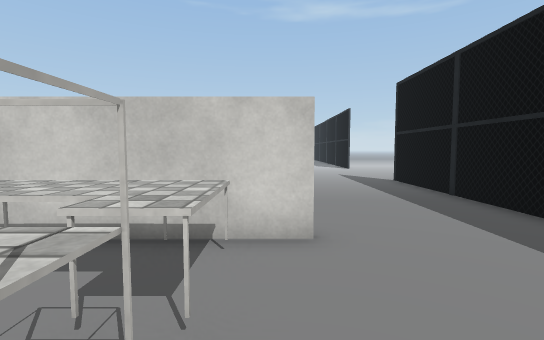
[1] (above)

24 first-person views from a walk through a 3-D level made in the Unity game engine. The camera is 1.3 m above the floor, tilts 4° down and sees 85° across. The floor is counted in squares, 1 m on a side. Each view is taken from the middle of a square. On the plan, view 1 faces up. The plan holds only what a view shows up to about 14 squares ahead; the rest is blank. The place goes on beyond the plan. The player character is not drawn. Door leaves are left out, so doorways stand open. Some surface patterns are stand-ins.

[2]
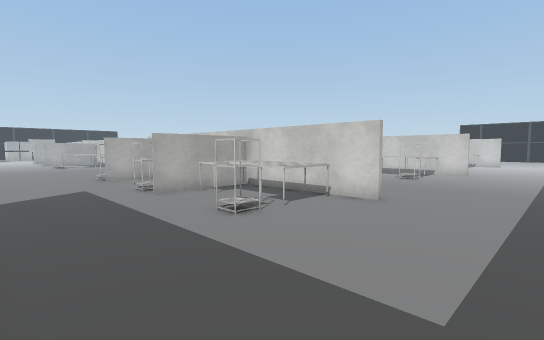

[3]
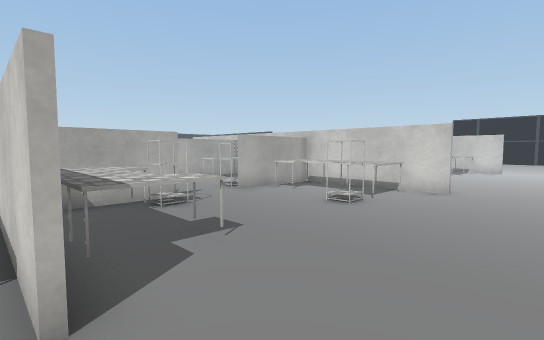

[4]
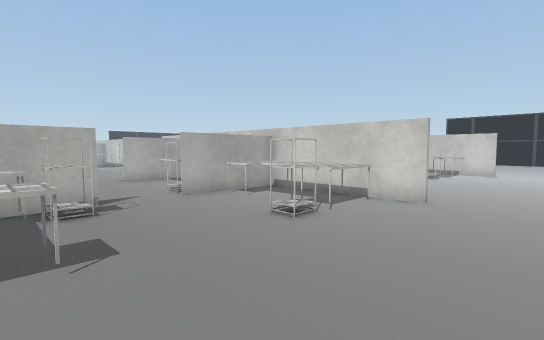

[5]
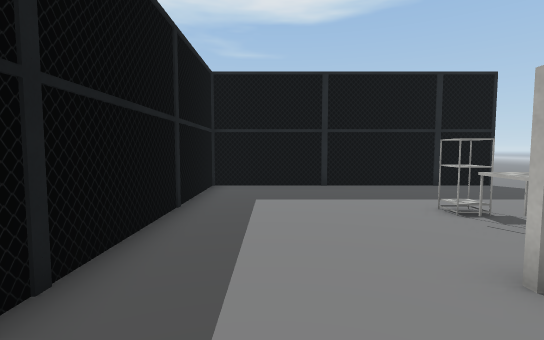

[6]
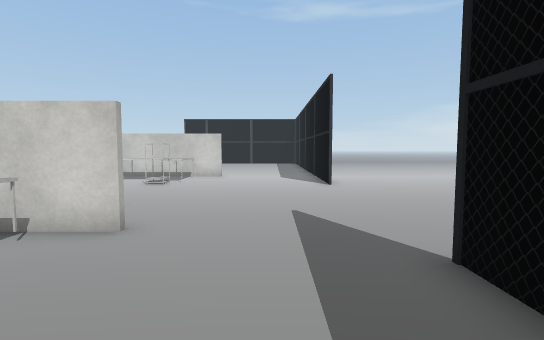

[7]
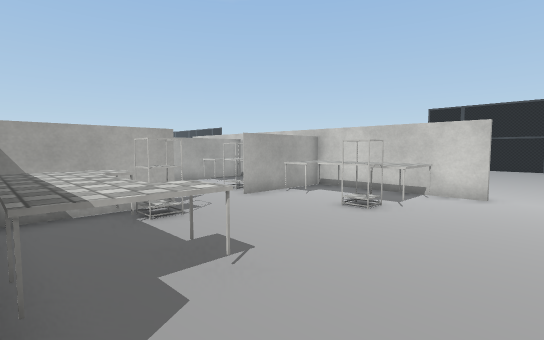

[8]
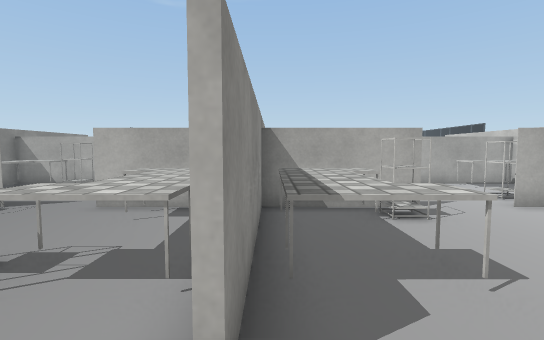

[9]
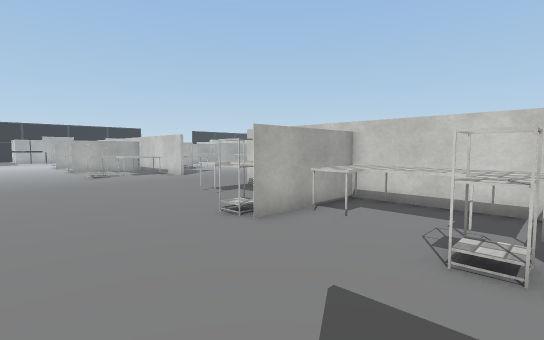

[10]
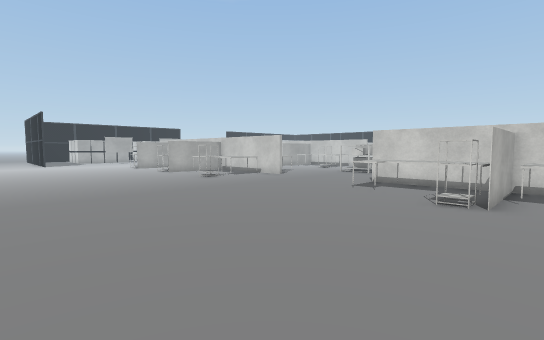

[11]
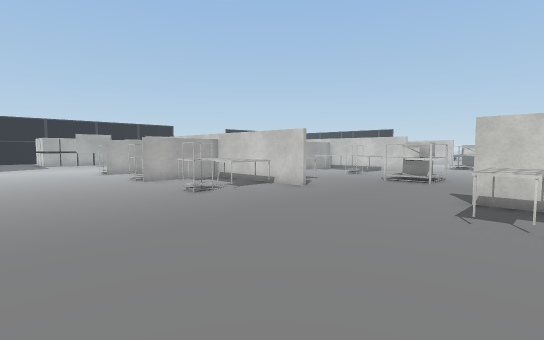

[12]
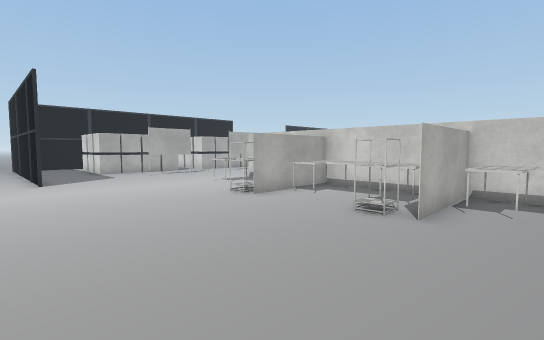

[13]
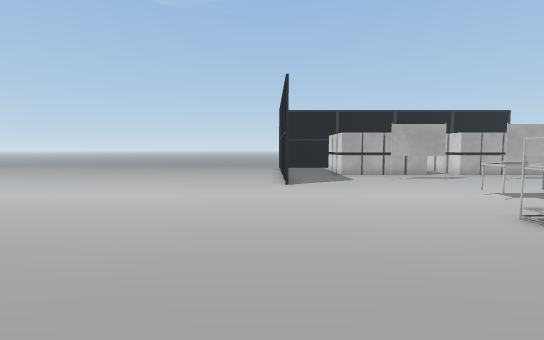

[14]
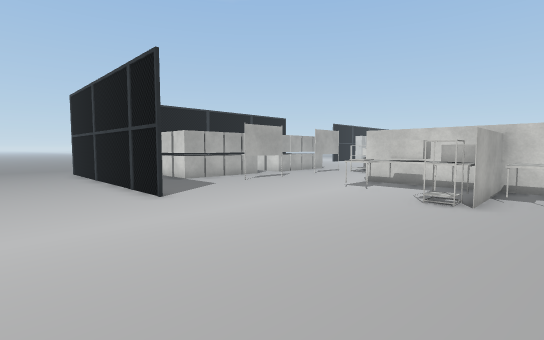

[15]
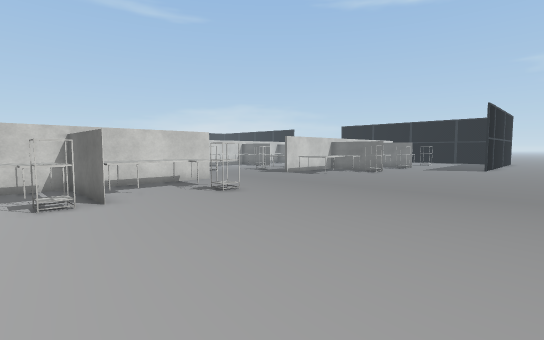

[16]
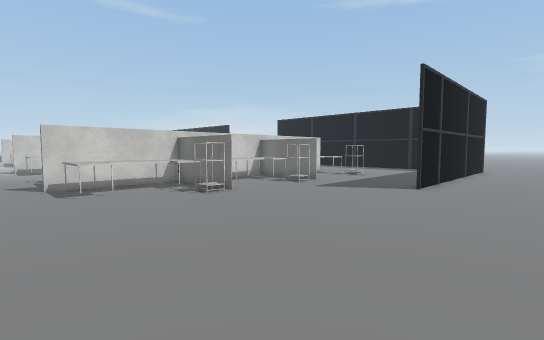

[17]
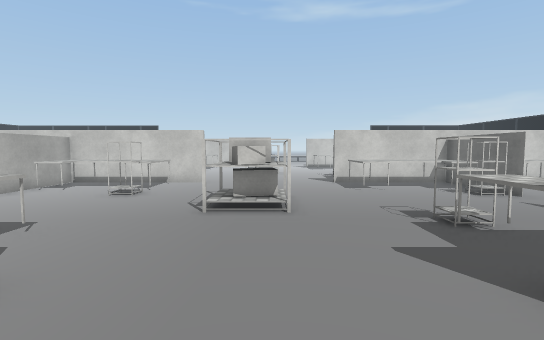

[18]
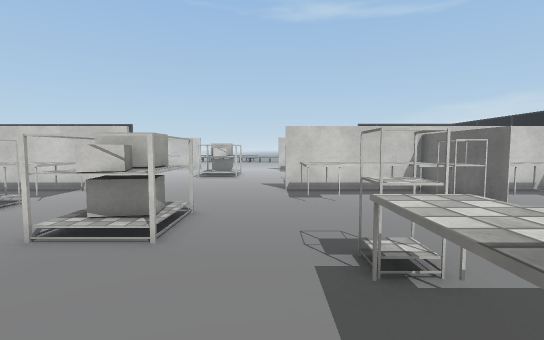

[19]
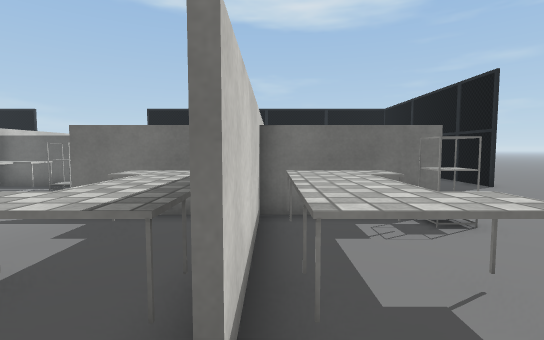

[20]
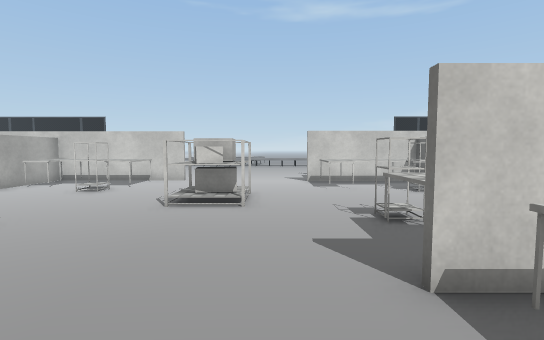

[21]
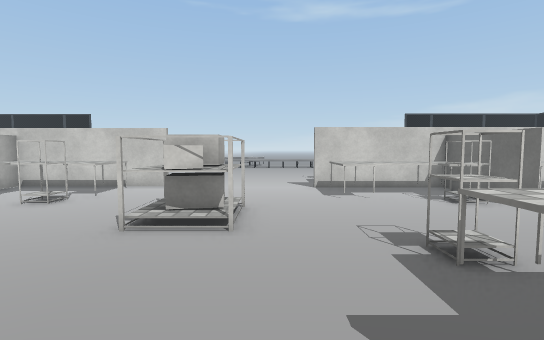

[22]
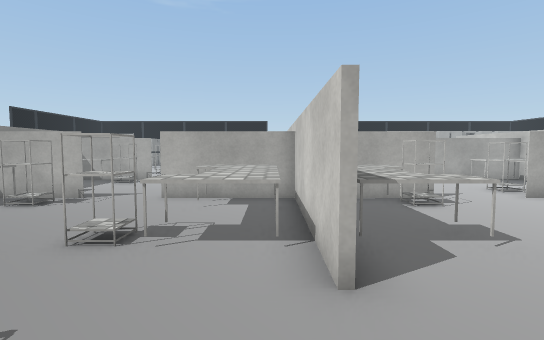

[23]
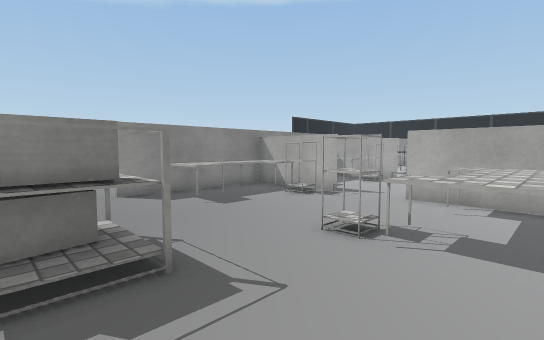

[24]
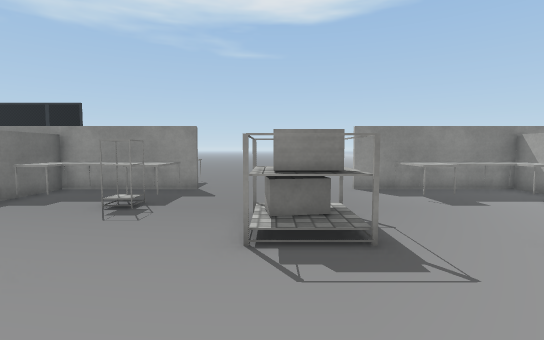

### Floor plan
Points are (right, up) in squares from view 1. A wall is a line through its corners. A room is listed if a view was taken in it or the views show most of it. See-through windows are left out.
Room 1 (views 1, 2, 3, 4, 5, 6, 7, 8, 9, 10, 11, 12, 13, 14, 15, 16, 17, 18, 19, 20, 21, 22, 23, 24)
walls: (-18.6, 4.2) (-32.9, 4.2); (-13.6, 4.4) (-8.5, 4.4); (-18.6, 13.6) (-23.9, 13.6) (-23.9, 10); (-23.9, 8) (-23.9, 4.4) (-18.6, 4.4); (-23.9, 4.2) (-23.9, 0.6) (-23.9, 4.4); (-9.1, 7.4) (-9.1, 4.4); (-9.2, 10) (-9.2, 13.6) (-13.6, 13.6); (-9.2, 4.4) (-9.2, 8); (-9.1, 4.2) (-9.1, 0.6); (-9.1, 12.5) (-9.1, 10); (-9.2, 0.6) (-9.2, 4.2); (-23.9, 17.4) (-23.9, 15.2); (-28.4, 4.2) (-28.4, 3.4); (-4.6, 4.2) (-4.6, 3.4); (-4.6, 13.8) (0.6, 13.8); (-9.2, 19.4) (-9.2, 23.1); (-18.6, 23.4) (-19.5, 23.4); (-4.6, 17.4) (-4.6, 16.4); (-23.9, 23.4) (-23.9, 19.8); (-9.1, 23.1) (-9.1, 19.5); (-8.9, 23) (-13.6, 23); (-4.6, 20.5) (-4.6, 19.4); (0.6, 4.2) (-13.6, 4.2); (0.6, 13.6) (-6.4, 13.6); (0.6, 23) (-6, 23)
objects: fence (-38, -3) to (-37, -3); whiteboard (-37, 1) to (-37, 3); whiteboard (-37, 6) to (-37, 8); fence (-36, -3) to (-35, -3); desk (-32, 2) to (-32, 3); block (-31, 3); desk (-30, 2) to (-29, 2); block (-30, 3) to (-29, 3); other object (-29, 1); desk (-28, 2) to (-25, 3); other object (-28, 6) to (-27, 7); other object (-28, 8); other object (-28, 21) to (-26, 23); other object (-25, 1); other object (-25, 20); desk (-23, 2) to (-20, 3); desk (-23, 5) to (-20, 7); desk (-23, 11) to (-20, 13); desk (-23, 15) to (-20, 16); other object (-23, 17); desk (-23, 21) to (-20, 23); other object (-21, 20) to (-20, 20); other object (-20, 1); other object (-20, 10); other object (-17, 8) to (-16, 10); other object (-17, 18) to (-16, 20); desk (-13, 2) to (-10, 3); desk (-13, 5) to (-10, 7); desk (-13, 11) to (-10, 13); desk (-13, 15) to (-12, 16); other object (-13, 17) to (-12, 17); desk (-13, 21) to (-10, 22); other object (-12, 7); other object (-10, 1); other object (-10, 10); other object (-10, 20); desk (-8, 2) to (-5, 3); desk (-8, 5) to (-7, 7); desk (-8, 11) to (-5, 13); desk (-8, 21) to (-8, 22); other object (-6, 1) to (-5, 1); other object (-6, 10) to (-5, 10); other object (-6, 20); fence (-5, -4) to (-3, -4); desk (-5, 5) to (-5, 7); desk (-5, 21) to (-5, 22); desk (-4, 2) to (-1, 3); desk (-4, 5) to (-1, 7); desk (-4, 11) to (-1, 13); desk (-4, 15) to (-1, 16); other object (-4, 17); desk (-4, 21) to (-1, 22); fence (-2, -4) to (0, -4); other object (-2, 20) to (-1, 20); other object (-1, 1); other object (-1, 10); fence (1, -4) to (5, -4); fence (5, -3) to (5, 0); fence (5, 1) to (5, 4); fence (5, 5) to (5, 8); fence (5, 9) to (5, 12); fence (5, 20) to (5, 23)

Where each view was taken, in squares from view 1:
view 1: 0 up, 0 right, facing up
view 2: 3 down, 4 right, facing up-left
view 3: 4 up, 3 right, facing up-left
view 4: 6 up, 3 right, facing up-left
view 5: 7 up, 3 right, facing down
view 6: 9 up, 3 right, facing up
view 7: 14 up, 2 right, facing up-left
view 8: 14 up, 2 right, facing left
view 9: 3 down, 5 left, facing up-left
view 10: 7 down, 8 left, facing up-left
view 11: 4 down, 12 left, facing up-left
view 12: 5 down, 22 left, facing up-left
view 13: 4 down, 24 left, facing left
view 14: 7 down, 27 left, facing up-left
view 15: 7 down, 26 left, facing up-right
view 16: 7 down, 15 left, facing up-right
view 17: 2 up, 16 left, facing up
view 18: 4 up, 14 left, facing up
view 19: 4 up, 15 left, facing right
view 20: 11 up, 15 left, facing up
view 21: 13 up, 15 left, facing up
view 22: 13 up, 16 left, facing left
view 23: 13 up, 16 left, facing down-left
view 24: 14 up, 16 left, facing down
